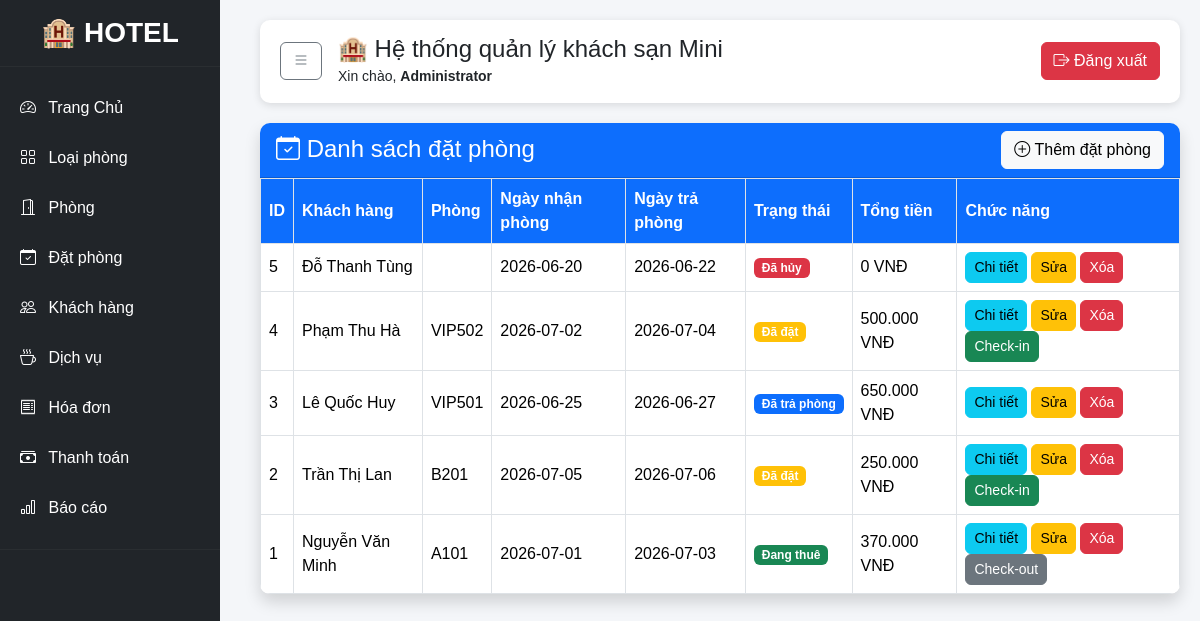
Page /modules/bookings/index.php (signed in) on the committed database.
### tables this page shows
CREATE TABLE bookings (
    booking_id INT AUTO_INCREMENT PRIMARY KEY,
    customer_id INT NOT NULL,

    booking_date DATETIME DEFAULT CURRENT_TIMESTAMP,
    check_in_date DATE NOT NULL,
    check_out_date DATE NOT NULL,

    actual_check_in DATETIME NULL,
    actual_check_out DATETIME NULL,

    status ENUM(
        'Đã đặt',
        'Đang thuê',
        'Đã trả phòng',
        'Đã hủy'
    ) DEFAULT 'Đã đặt',

    total_amount INT DEFAULT 0, note TEXT,

    FOREIGN KEY (customer_id)
    REFERENCES customers(customer_id)
);

CREATE TABLE customers (
    customer_id INT AUTO_INCREMENT PRIMARY KEY,
    full_name VARCHAR(100) NOT NULL,
    gender ENUM('Nam', 'Nữ', 'Khác'),
    phone VARCHAR(15),
    email VARCHAR(100),
    id_card VARCHAR(20),
    address TEXT,
    created_at DATETIME DEFAULT CURRENT_TIMESTAMP
);

### modules/bookings/index.php (the view, shortened to what this page needs)
<?php
    include '../../config/database.php';
    include '../../includes/header.php';
        $conn = $conn;
    $sql = "SELECT
            b.booking_id,
            c.full_name,
            GROUP_CONCAT(r.room_number) AS rooms,
            b.check_in_date,
            b.check_out_date,
            b.status,
            b.total_amount
        FROM bookings b
        JOIN customers c ON b.customer_id = c.customer_id
        LEFT JOIN booking_details bd
            ON b.booking_id = bd.booking_id
        LEFT JOIN rooms r
            ON bd.room_id = r.room_id
        GROUP BY b.booking_id
        ORDER BY b.booking_id DESC
    ";
    $result = mysqli_query($conn,$sql);
?>
<div class="container-fluid px-0">
    <div class="card shadow">
        <div class="card-header bg-primary text-white d-flex justify-content-between align-items-center">
            <h4 class="mb-0">
                <i class="bi bi-calendar-check"></i>
                Danh sách đặt phòng
            </h4>
            <a href="create.php" class="btn btn-light">
                <i class="bi bi-plus-circle"></i>
                Thêm đặt phòng
            </a>
        </div>
        <div class="table-responsive">
            <table class="table table-bordered table-hover align-middle">
                <thead>
                    <tr>
                        <th>ID</th>
                        <th>Khách hàng</th>
                        <th>Phòng</th>
                        <th>Ngày nhận phòng</th>
                        <th>Ngày trả phòng</th>
                        <th>Trạng thái</th>
                        <th>Tổng tiền</th>
                        <th>Chức năng</th>
                    </tr>
                </thead>
                <tbody>
                    <?php while ($row = mysqli_fetch_assoc($result)) : ?>
                        <tr>
                            <td><?= $row['booking_id']; ?></td>
                            <td><?= htmlspecialchars($row['full_name']); ?></td>
                            <td><?= $row['rooms']; ?></td>
                            <td><?= $row['check_in_date']; ?></td>
                            <td><?= $row['check_out_date']; ?></td>
                            <td>
                                <?php
                                    $status = $row['status'];
                                    if($status=='Đã đặt'){
                                        echo '<span class="badge bg-warning">Đã đặt</span>';
                                    }
                                    elseif($status=='Đang thuê'){
                                        echo '<span class="badge bg-success">Đang thuê</span>';
                                    }
                                    elseif($status=='Đã trả phòng'){
                                        echo '<span class="badge bg-primary">Đã trả phòng</span>';
                                    }
                                    else{
                                        echo '<span class="badge bg-danger">Đã hủy</span>';
                                    }
                                ?>
                            </td>
                            <td>
                                <?= number_format($row['total_amount'], 0, ',', '.'); ?> VNĐ
                            </td>
                            <td>
                                <a href="detail.php?id=<?= $row['booking_id']; ?>"
                                    class="btn btn-info btn-sm">
                                    Chi tiết
                                </a>
                                <a class="btn btn-warning btn-sm"
                                href="edit.php?id=<?= $row['booking_id']; ?>">
                                    Sửa
                                </a>
                                <a class="btn btn-danger btn-sm"
                                    href="delete.php?id=<?= $row['booking_id']; ?>"
                                    onclick="return confirm('Bạn có chắc muốn xóa?')">
                                        Xóa
                                </a>
                                <?php if($row['status'] == 'Đã đặt'){ ?>
                                    <a href="checkin.php?id=<?= $row['booking_id']; ?>"
                                        class="btn btn-success btn-sm"
                                        onclick="return confirm('Xác nhận check-in?')">
                                        Check-in
                                    </a>
                                <?php } ?>
                                <?php if($row['status'] == 'Đang thuê'){ ?>
                                    <a href="checkout.php?id=<?= $row['booking_id']; ?>"
                                        class="btn btn-secondary btn-sm"
                                        onclick="return confirm('Xác nhận trả phòng?')">
                                        Check-out
                                    </a>
                                <?php } ?>
                            </td>
                        </tr>
                    <?php endwhile; ?>
                </tbody>
            </table>
        </div>
    </div>
</div>
<?php include '../../includes/footer.php'; ?>

### includes/header.php (shortened to what this page needs)
<!DOCTYPE html>
<html lang="vi">
<head>
    <link href="https://cdn.jsdelivr.net/npm/bootstrap@5.3.3/dist/css/bootstrap.min.css"
        rel="stylesheet">
    <link href="https://cdn.jsdelivr.net/npm/bootstrap-icons@1.11.3/font/bootstrap-icons.css"
        rel="stylesheet">
    <link rel="stylesheet" href="/hotel_mini/assets/css/header.css">
</head>
<body>
    <?php include __DIR__.'/sidebar.php'; ?>
    <div class="content">
        <div class="topbar d-flex justify-content-between align-items-center">
            <div class="d-flex align-items-center">
                <button id="toggleSidebar" class="btn btn-outline-secondary me-3">
                    <i class="bi bi-list"></i>
                </button>
                <div>
                    <h4 class="mb-0">
                        🏨 Hệ thống quản lý khách sạn Mini
                    </h4>
                    <small>
                        Xin chào,
                        <b><?= $_SESSION['full_name']; ?></b>
                    </small>
                </div>
            </div>
            <a href="/hotel_mini/logout.php" class="btn btn-danger">
                <i class="bi bi-box-arrow-right"></i>
                Đăng xuất
            </a>
        </div>

### includes/sidebar.php
<div class="sidebar">
    <h3 class="text-white text-center mt-3">
    🏨 HOTEL
    </h3>
    <hr class="text-white">
        <a href="/hotel_mini/dashboard.php">
            <i class="bi bi-speedometer2"></i>
            <span>Trang Chủ</span>
        </a>
        <a href="/hotel_mini/modules/room_types/index.php">
            <i class="bi bi-grid"></i>
            <span>Loại phòng</span>
        </a>
        <a href="/hotel_mini/modules/rooms/index.php">
            <i class="bi bi-door-open"></i>
            <span>Phòng</span>
        </a>
        <a href="/hotel_mini/modules/bookings/index.php">
            <i class="bi bi-calendar-check"></i>
            <span>Đặt phòng</span>
        </a>
        <a href="/hotel_mini/modules/customers/index.php">
            <i class="bi bi-people"></i>
            <span>Khách hàng</span>
        </a>
        <a href="/hotel_mini/modules/services/index.php">
            <i class="bi bi-cup-hot"></i>
            <span>Dịch vụ</span>
        </a>
        <a href="/hotel_mini/modules/invoices/index.php">
            <i class="bi bi-receipt"></i>
            <span>Hóa đơn</span>
        </a>
        <a href="/hotel_mini/modules/payments/index.php">
            <i class="bi bi-cash-stack"></i>
            <span>Thanh toán</span>
        </a>
        <a href="/hotel_mini/modules/reports/index.php">
            <i class="bi bi-bar-chart"></i>
            <span>Báo cáo</span>
        </a>
    <hr>
</div>

### includes/footer.php (shortened to what this page needs)
    </div>
</body>
</html>

### assets/css/header.css (style rules this page uses)
body { margin:0; background:#f4f6f9; font-family:Arial, Helvetica, sans-serif; overflow-x:hidden; }
.sidebar { position:fixed; top:0; left:0; width:220px; height:100vh; background:#212529; overflow-y:auto; overflow-x:hidden; transition:.3s; z-index:1000; }
.sidebar h3 { color:#fff; font-weight:bold; }
.sidebar hr { border-color:rgba(255,255,255,.15); }
.sidebar a { display:block; color:#fff; text-decoration:none; padding:13px 20px; transition:.2s; }
.sidebar a i { width:24px; margin-right:8px; }
.content { margin-left:240px; width:calc(100% - 240px); min-height:100vh; padding:20px; transition:.3s; }
.topbar { background:#fff; border-radius:10px; padding:15px 20px; margin-bottom:20px; box-shadow:0 2px 8px rgba(0,0,0,.12); }
.card { border:none; border-radius:10px; overflow:hidden; box-shadow:0 2px 8px rgba(0,0,0,.12); }
.table { margin-bottom:0; }
.table thead th { background:#0d6efd; color:white; }
.table td, .table th { vertical-align:middle; }
.table-responsive { overflow-x:auto; }
.btn { border-radius:6px; }

### rows in the picture
bookings: booking_id "5", customer.full_name "Đỗ Thanh Tùng", check_in_date "2026-06-20", check_out_date "2026-06-22", status "Đã hủy", total_amount "0"
bookings: booking_id "4", customer.full_name "Phạm Thu Hà", rooms "VIP502", check_in_date "2026-07-02", check_out_date "2026-07-04", status "Đã đặt", total_amount "500.000"
bookings: booking_id "3", customer.full_name "Lê Quốc Huy", rooms "VIP501", check_in_date "2026-06-25", check_out_date "2026-06-27", status "Đã trả phòng", total_amount "650.000"
bookings: booking_id "2", customer.full_name "Trần Thị Lan", rooms "B201", check_in_date "2026-07-05", check_out_date "2026-07-06", status "Đã đặt", total_amount "250.000"
bookings: booking_id "1", customer.full_name "Nguyễn Văn Minh", rooms "A101", check_in_date "2026-07-01", check_out_date "2026-07-03", status "Đang thuê", total_amount "370.000"

### other values in the picture
$_SESSION['full_name'] "Administrator"
